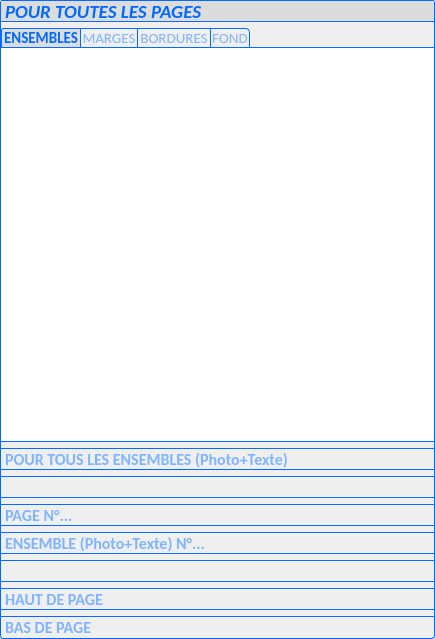
<?xml version="1.0" encoding="UTF-8"?>
<ui version="4.0">
 <class>RightSettingsUI</class>
 <widget class="QWidget" name="RightSettingsUI">
  <property name="geometry">
   <rect>
    <x>0</x>
    <y>0</y>
    <width>435</width>
    <height>639</height>
   </rect>
  </property>
  <property name="windowTitle">
   <string>Form</string>
  </property>
  <layout class="QVBoxLayout" name="verticalLayout">
   <property name="spacing">
    <number>0</number>
   </property>
   <property name="leftMargin">
    <number>0</number>
   </property>
   <property name="topMargin">
    <number>0</number>
   </property>
   <property name="rightMargin">
    <number>0</number>
   </property>
   <property name="bottomMargin">
    <number>0</number>
   </property>
   <item>
    <widget class="QToolBox" name="tbRight">
     <property name="enabled">
      <bool>true</bool>
     </property>
     <property name="sizePolicy">
      <sizepolicy hsizetype="Minimum" vsizetype="Minimum">
       <horstretch>0</horstretch>
       <verstretch>0</verstretch>
      </sizepolicy>
     </property>
     <property name="minimumSize">
      <size>
       <width>0</width>
       <height>0</height>
      </size>
     </property>
     <property name="maximumSize">
      <size>
       <width>16777215</width>
       <height>16777215</height>
      </size>
     </property>
     <property name="styleSheet">
      <string notr="true">


QToolBox::tab{
     background-color: qlineargradient(x1: 0, y1: 0, x2: 0, y2: 1,
                                       stop: 0 #f6f7fa, stop: 1 #dadbde);
	 font: bold 12pt Calibri;
	 color : rgb(127,180,255);
   	border-bottom: 1px solid rgb(0,106,255);
   	border-top: 1px solid rgb(0,106,255);


/*	height:4ex;*/


}

.QToolBox
{
 
    border-left: 1px solid rgb(0,106,255);
    border-bottom: 1px solid rgb(0,106,255);
    border-right: 1px solid rgb(0,106,255);
    border-radius: 3px;
}




QToolBox::tab:hover{
	color : rgb(0,106,255);
     background-color: qlineargradient(x1: 0, y1: 0, x2: 0, y2: 1,
                                       stop: 0 #dadbde, stop: 1 #f6f7fa);
}


QToolBox::tab:selected {
    color : rgb(0,106,255);
    background-color:  rgb(220,220,220);
	qproperty-alignment: AlignCenter;
    font: italic bold 14pt Calibri;
padding-left: 0px;	
}



QToolBox::tab:!enabled{
	/*padding-left: 100px;*/
    background-color:  rgba(200,200,200,0%);
    border: 1px solid rgba(200,200,200,0%);
 color : rgb(127,180,255);


	

}

QToolBox::tab:first{
	
    border-top: 1px solid rgb(0,106,255);
}


QToolBox::tab:!selected:last{
	
    border-bottom: 0px solid rgb(0,106,255);
}

QToolBox::tab:selected:last{
	
    border-bottom: 1px solid rgb(0,106,255);
}



</string>
     </property>
     <property name="currentIndex">
      <number>0</number>
     </property>
     <widget class="QWidget" name="pageAllPages">
      <property name="geometry">
       <rect>
        <x>0</x>
        <y>0</y>
        <width>433</width>
        <height>410</height>
       </rect>
      </property>
      <property name="sizePolicy">
       <sizepolicy hsizetype="Preferred" vsizetype="Minimum">
        <horstretch>0</horstretch>
        <verstretch>0</verstretch>
       </sizepolicy>
      </property>
      <property name="maximumSize">
       <size>
        <width>16777215</width>
        <height>16777215</height>
       </size>
      </property>
      <attribute name="icon">
       <iconset resource="../resources.qrc">
        <normaloff>:/images/pages/nb_pages</normaloff>:/images/pages/nb_pages</iconset>
      </attribute>
      <attribute name="label">
       <string>POUR TOUTES LES PAGES</string>
      </attribute>
      <layout class="QVBoxLayout" name="verticalLayout_15">
       <property name="spacing">
        <number>0</number>
       </property>
       <property name="leftMargin">
        <number>0</number>
       </property>
       <property name="topMargin">
        <number>0</number>
       </property>
       <property name="rightMargin">
        <number>0</number>
       </property>
       <property name="bottomMargin">
        <number>0</number>
       </property>
       <item>
        <widget class="QFrame" name="frameAllPages">
         <property name="maximumSize">
          <size>
           <width>16777215</width>
           <height>16777215</height>
          </size>
         </property>
         <property name="styleSheet">
          <string notr="true">

.QFrame{

	border: 0px solid rgb(0,106,255);
	border-bottom: 0px solid rgb(0,106,255);
	border-right: 0px solid rgb(0,106,255);
	border-radius: 0px;

}

</string>
         </property>
         <property name="frameShape">
          <enum>QFrame::StyledPanel</enum>
         </property>
         <property name="frameShadow">
          <enum>QFrame::Raised</enum>
         </property>
         <layout class="QHBoxLayout" name="horizontalLayout_3">
          <property name="spacing">
           <number>0</number>
          </property>
          <property name="leftMargin">
           <number>0</number>
          </property>
          <property name="topMargin">
           <number>0</number>
          </property>
          <property name="rightMargin">
           <number>0</number>
          </property>
          <property name="bottomMargin">
           <number>0</number>
          </property>
          <item>
           <widget class="QTabWidget" name="tabAllPages">
            <property name="sizePolicy">
             <sizepolicy hsizetype="Expanding" vsizetype="Minimum">
              <horstretch>0</horstretch>
              <verstretch>0</verstretch>
             </sizepolicy>
            </property>
            <property name="minimumSize">
             <size>
              <width>0</width>
              <height>0</height>
             </size>
            </property>
            <property name="maximumSize">
             <size>
              <width>16777215</width>
              <height>16777215</height>
             </size>
            </property>
            <property name="styleSheet">
             <string notr="true">

QTabWidget::tab-bar {
    alignment: center;
}

QTabWidget::pane { 

	/* border */
    border: 0px solid rgb(0,106,255);
    border-top: 1px solid rgb(0,106,255);
	border-right: 0px solid rgb(0,106,255);
	border-bottom: 1px solid rgb(0,106,255);

	/* border radius */
	border-top-right-radius: 0px;
	border-top-left-radius: 0px;
	border-bottom-right-radius: 0px;
	border-bottom-left-radius: 0px;

	/* color */
	background-color:rgb(255, 255, 255)
}

QTabBar::tab {

	/* border */
    border: 0px solid rgb(0,106,255);
    border-right: 1px solid rgb(0,106,255);
    border-top: 1px solid rgb(0,106,255);

	/* border radius */
    border-radius: 0px;

	/* color */
	background-color: qlineargradient(x1: 0, y1: 0, x2: 0, y2: 1,
                                       stop: 0 #f6f7fa, stop: 1 #dadbde);
	color : rgb(0,106,255);

	/* size */
	height:4ex;
	min-width:20ex;

	/* padding */
    padding: 2px;
}

/* ################ SELECTION */

QTabBar::tab:!selected {

	/* color */
	background-color: qlineargradient(x1: 0, y1: 0, x2: 0, y2: 1,
                                       stop: 0 #f6f7fa, stop: 1 #dadbde);
	color : rgb(127,180,255);

	/* font */
  	font:  11pt Calibri;
}


QTabBar::tab:selected {

	/* color */
	color : rgb(0,106,255);
    background-color:  rgb(220,220,220);

	/* font */
	 font: bold 11pt Calibri;
}


/* ################ HOVER*/

QTabBar::tab:hover  {

	/* color */
	color : rgb(0,106,255);	
    background-color: qlineargradient(x1: 0, y1: 0, x2: 0, y2: 1,
                                       stop: 0 #dadbde, stop: 1 #f6f7fa);

	/* font */
	 font: bold 11pt Calibri;
}


/* ################ ORDER */


QTabBar::tab:first{

	/* border */
	border-left: 1px solid rgb(0,106,255);

	/* border radius */
	border-top-left-radius: 3px;
	border-bottom-left-radius: 0px;

}

QTabBar::tab:last{

	/* border radius */
	 border-top-right-radius: 4px;
}
</string>
            </property>
            <property name="tabPosition">
             <enum>QTabWidget::North</enum>
            </property>
            <property name="tabShape">
             <enum>QTabWidget::Rounded</enum>
            </property>
            <property name="currentIndex">
             <number>0</number>
            </property>
            <property name="elideMode">
             <enum>Qt::ElideLeft</enum>
            </property>
            <widget class="QWidget" name="tabAllPagesSets">
             <property name="sizePolicy">
              <sizepolicy hsizetype="Minimum" vsizetype="Preferred">
               <horstretch>0</horstretch>
               <verstretch>0</verstretch>
              </sizepolicy>
             </property>
             <attribute name="title">
              <string>ENSEMBLES</string>
             </attribute>
             <layout class="QVBoxLayout" name="vlGlobalPageSets">
              <property name="spacing">
               <number>0</number>
              </property>
              <property name="leftMargin">
               <number>0</number>
              </property>
              <property name="topMargin">
               <number>3</number>
              </property>
              <property name="rightMargin">
               <number>0</number>
              </property>
              <property name="bottomMargin">
               <number>0</number>
              </property>
             </layout>
            </widget>
            <widget class="QWidget" name="tabAllPagesMargins">
             <property name="sizePolicy">
              <sizepolicy hsizetype="Minimum" vsizetype="Preferred">
               <horstretch>0</horstretch>
               <verstretch>0</verstretch>
              </sizepolicy>
             </property>
             <attribute name="title">
              <string>MARGES</string>
             </attribute>
             <layout class="QVBoxLayout" name="vlGlobalMargins">
              <property name="spacing">
               <number>6</number>
              </property>
              <property name="leftMargin">
               <number>0</number>
              </property>
              <property name="topMargin">
               <number>0</number>
              </property>
              <property name="rightMargin">
               <number>0</number>
              </property>
              <property name="bottomMargin">
               <number>0</number>
              </property>
             </layout>
            </widget>
            <widget class="QWidget" name="tabAllPagesBorders">
             <property name="sizePolicy">
              <sizepolicy hsizetype="Minimum" vsizetype="Preferred">
               <horstretch>0</horstretch>
               <verstretch>0</verstretch>
              </sizepolicy>
             </property>
             <attribute name="title">
              <string>BORDURES</string>
             </attribute>
             <layout class="QVBoxLayout" name="vlGlobalBorders">
              <property name="spacing">
               <number>0</number>
              </property>
              <property name="leftMargin">
               <number>2</number>
              </property>
              <property name="topMargin">
               <number>2</number>
              </property>
              <property name="rightMargin">
               <number>0</number>
              </property>
              <property name="bottomMargin">
               <number>0</number>
              </property>
             </layout>
            </widget>
            <widget class="QWidget" name="tabAllPagesBackground">
             <property name="sizePolicy">
              <sizepolicy hsizetype="Minimum" vsizetype="Preferred">
               <horstretch>0</horstretch>
               <verstretch>0</verstretch>
              </sizepolicy>
             </property>
             <attribute name="title">
              <string>FOND</string>
             </attribute>
             <layout class="QVBoxLayout" name="vlGlobalBackground">
              <property name="spacing">
               <number>0</number>
              </property>
              <property name="leftMargin">
               <number>0</number>
              </property>
              <property name="topMargin">
               <number>0</number>
              </property>
              <property name="rightMargin">
               <number>0</number>
              </property>
              <property name="bottomMargin">
               <number>0</number>
              </property>
             </layout>
            </widget>
           </widget>
          </item>
         </layout>
        </widget>
       </item>
      </layout>
     </widget>
     <widget class="QWidget" name="tbAllSets">
      <property name="geometry">
       <rect>
        <x>0</x>
        <y>0</y>
        <width>433</width>
        <height>410</height>
       </rect>
      </property>
      <property name="sizePolicy">
       <sizepolicy hsizetype="Minimum" vsizetype="Minimum">
        <horstretch>0</horstretch>
        <verstretch>0</verstretch>
       </sizepolicy>
      </property>
      <attribute name="icon">
       <iconset resource="../resources.qrc">
        <normaloff>:/images/sets/nb_sets</normaloff>:/images/sets/nb_sets</iconset>
      </attribute>
      <attribute name="label">
       <string>POUR TOUS LES ENSEMBLES (Photo+Texte)</string>
      </attribute>
      <layout class="QVBoxLayout" name="vlGlobalConsign">
       <property name="spacing">
        <number>0</number>
       </property>
       <property name="leftMargin">
        <number>0</number>
       </property>
       <property name="topMargin">
        <number>0</number>
       </property>
       <property name="rightMargin">
        <number>0</number>
       </property>
       <property name="bottomMargin">
        <number>0</number>
       </property>
       <item>
        <widget class="QFrame" name="frameAllSets">
         <property name="frameShape">
          <enum>QFrame::StyledPanel</enum>
         </property>
         <property name="frameShadow">
          <enum>QFrame::Raised</enum>
         </property>
         <layout class="QVBoxLayout" name="verticalLayout_16">
          <property name="spacing">
           <number>0</number>
          </property>
          <property name="leftMargin">
           <number>0</number>
          </property>
          <property name="topMargin">
           <number>0</number>
          </property>
          <property name="rightMargin">
           <number>0</number>
          </property>
          <property name="bottomMargin">
           <number>0</number>
          </property>
          <item>
           <widget class="QTabWidget" name="tabAllSets">
            <property name="sizePolicy">
             <sizepolicy hsizetype="Expanding" vsizetype="Minimum">
              <horstretch>0</horstretch>
              <verstretch>0</verstretch>
             </sizepolicy>
            </property>
            <property name="minimumSize">
             <size>
              <width>0</width>
              <height>0</height>
             </size>
            </property>
            <property name="maximumSize">
             <size>
              <width>16777215</width>
              <height>16777215</height>
             </size>
            </property>
            <property name="styleSheet">
             <string notr="true">

QTabWidget::tab-bar {
    alignment: center;
}

QTabWidget::pane { 

	/* border */
    border: 0px solid rgb(0,106,255);
    border-top: 1px solid rgb(0,106,255);
	border-right: 0px solid rgb(0,106,255);
	border-bottom: 1px solid rgb(0,106,255);

	/* border radius */
	border-top-right-radius: 0px;
	border-top-left-radius: 0px;
	border-bottom-right-radius: 0px;
	border-bottom-left-radius: 0px;

	/* color */
	background-color:rgb(255, 255, 255)
}

QTabBar::tab {

	/* border */
    border: 0px solid rgb(0,106,255);
    border-right: 1px solid rgb(0,106,255);
    border-top: 1px solid rgb(0,106,255);

	/* border radius */
    border-radius: 0px;

	/* color */
	background-color: qlineargradient(x1: 0, y1: 0, x2: 0, y2: 1,
                                       stop: 0 #f6f7fa, stop: 1 #dadbde);
	color : rgb(0,106,255);

	/* size */
	height:4ex;
	min-width:20ex;

	/* padding */
    padding: 2px;
}

/* ################ SELECTION */

QTabBar::tab:!selected {

	/* color */
	background-color: qlineargradient(x1: 0, y1: 0, x2: 0, y2: 1,
                                       stop: 0 #f6f7fa, stop: 1 #dadbde);
	color : rgb(127,180,255);

	/* font */
  	font:  11pt Calibri;
}


QTabBar::tab:selected {

	/* color */
	color : rgb(0,106,255);
    background-color:  rgb(220,220,220);

	/* font */
	 font: bold 11pt Calibri;
}


/* ################ HOVER*/

QTabBar::tab:hover  {

	/* color */
	color : rgb(0,106,255);	
    background-color: qlineargradient(x1: 0, y1: 0, x2: 0, y2: 1,
                                       stop: 0 #dadbde, stop: 1 #f6f7fa);

	/* font */
	 font: bold 11pt Calibri;
}


/* ################ ORDER */


QTabBar::tab:first{

	/* border */
	border-left: 1px solid rgb(0,106,255);

	/* border radius */
	border-top-left-radius: 3px;
	border-bottom-left-radius: 0px;

}

QTabBar::tab:last{

	/* border radius */
	 border-top-right-radius: 4px;
}
</string>
            </property>
            <property name="tabPosition">
             <enum>QTabWidget::North</enum>
            </property>
            <property name="tabShape">
             <enum>QTabWidget::Rounded</enum>
            </property>
            <property name="currentIndex">
             <number>0</number>
            </property>
            <property name="elideMode">
             <enum>Qt::ElideLeft</enum>
            </property>
            <widget class="QWidget" name="pageAllSetsText">
             <attribute name="title">
              <string>TEXTE</string>
             </attribute>
            </widget>
            <widget class="QWidget" name="tabAllSetsStyle">
             <attribute name="title">
              <string>STYLE</string>
             </attribute>
             <layout class="QGridLayout" name="gridLayout_7">
              <property name="leftMargin">
               <number>0</number>
              </property>
              <property name="topMargin">
               <number>0</number>
              </property>
              <property name="rightMargin">
               <number>0</number>
              </property>
              <property name="bottomMargin">
               <number>0</number>
              </property>
              <property name="spacing">
               <number>0</number>
              </property>
              <item row="0" column="0">
               <layout class="QVBoxLayout" name="vlGlobalSetStyle">
                <property name="spacing">
                 <number>0</number>
                </property>
               </layout>
              </item>
             </layout>
            </widget>
           </widget>
          </item>
         </layout>
        </widget>
       </item>
      </layout>
     </widget>
     <widget class="QWidget" name="pageSeparation1">
      <property name="geometry">
       <rect>
        <x>0</x>
        <y>0</y>
        <width>448</width>
        <height>429</height>
       </rect>
      </property>
      <attribute name="label">
       <string/>
      </attribute>
     </widget>
     <widget class="QWidget" name="tPageSelection">
      <property name="geometry">
       <rect>
        <x>0</x>
        <y>0</y>
        <width>448</width>
        <height>429</height>
       </rect>
      </property>
      <property name="sizePolicy">
       <sizepolicy hsizetype="Minimum" vsizetype="Minimum">
        <horstretch>0</horstretch>
        <verstretch>0</verstretch>
       </sizepolicy>
      </property>
      <attribute name="icon">
       <iconset resource="../resources.qrc">
        <normaloff>:/images/pages/page</normaloff>:/images/pages/page</iconset>
      </attribute>
      <attribute name="label">
       <string>PAGE N°...</string>
      </attribute>
     </widget>
     <widget class="QWidget" name="tPCSelection">
      <property name="geometry">
       <rect>
        <x>0</x>
        <y>0</y>
        <width>448</width>
        <height>429</height>
       </rect>
      </property>
      <property name="sizePolicy">
       <sizepolicy hsizetype="Minimum" vsizetype="Minimum">
        <horstretch>0</horstretch>
        <verstretch>0</verstretch>
       </sizepolicy>
      </property>
      <attribute name="icon">
       <iconset resource="../resources.qrc">
        <normaloff>:/images/sets/set</normaloff>:/images/sets/set</iconset>
      </attribute>
      <attribute name="label">
       <string>ENSEMBLE (Photo+Texte) N°...</string>
      </attribute>
     </widget>
     <widget class="QWidget" name="pageSeparation2">
      <property name="geometry">
       <rect>
        <x>0</x>
        <y>0</y>
        <width>448</width>
        <height>429</height>
       </rect>
      </property>
      <attribute name="label">
       <string/>
      </attribute>
     </widget>
     <widget class="QWidget" name="pageHeader">
      <property name="geometry">
       <rect>
        <x>0</x>
        <y>0</y>
        <width>448</width>
        <height>429</height>
       </rect>
      </property>
      <attribute name="label">
       <string>HAUT DE PAGE</string>
      </attribute>
      <layout class="QVBoxLayout" name="vlHeader">
       <property name="spacing">
        <number>0</number>
       </property>
       <property name="leftMargin">
        <number>0</number>
       </property>
       <property name="topMargin">
        <number>0</number>
       </property>
       <property name="rightMargin">
        <number>0</number>
       </property>
       <property name="bottomMargin">
        <number>0</number>
       </property>
      </layout>
     </widget>
     <widget class="QWidget" name="pageFooter">
      <property name="geometry">
       <rect>
        <x>0</x>
        <y>0</y>
        <width>448</width>
        <height>429</height>
       </rect>
      </property>
      <attribute name="label">
       <string>BAS DE PAGE</string>
      </attribute>
      <layout class="QVBoxLayout" name="vlFooter">
       <property name="spacing">
        <number>0</number>
       </property>
       <property name="leftMargin">
        <number>0</number>
       </property>
       <property name="topMargin">
        <number>0</number>
       </property>
       <property name="rightMargin">
        <number>0</number>
       </property>
       <property name="bottomMargin">
        <number>0</number>
       </property>
      </layout>
     </widget>
    </widget>
   </item>
  </layout>
 </widget>
 <resources>
  <include location="../resources.qrc"/>
 </resources>
 <connections/>
</ui>
